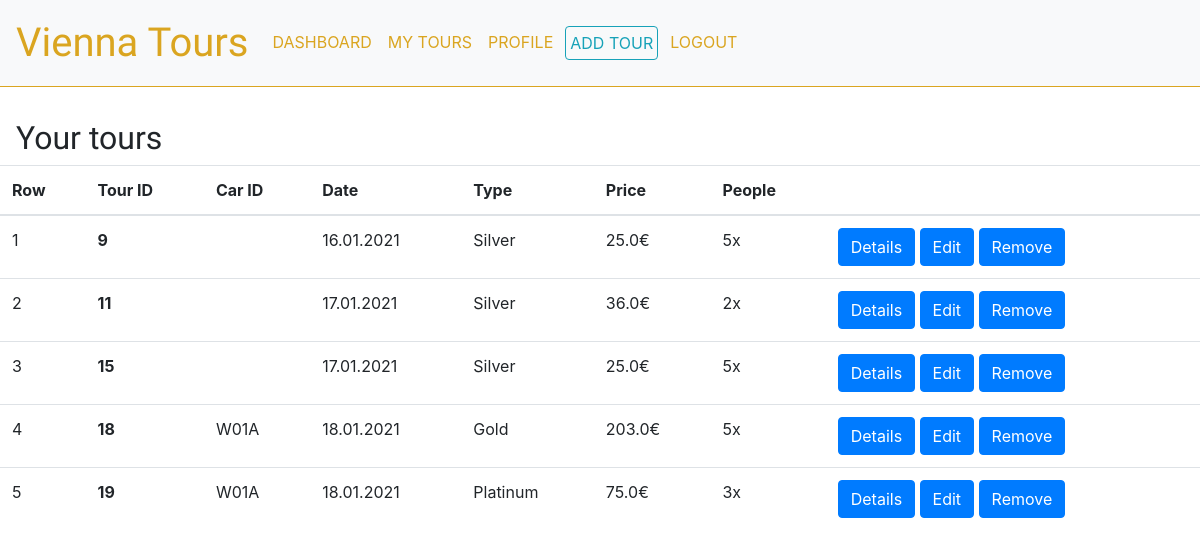
Before: /users/tours/ (signed in) with the older database file.
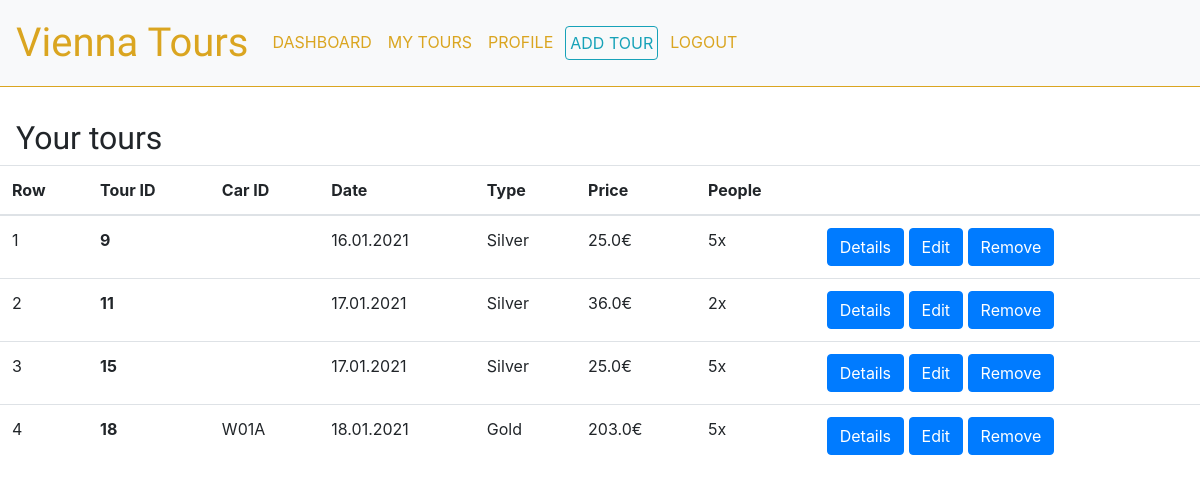
After: the same page with the newer database file.
### supervisor/models.py (models this page shows, shortened)
class Tour(models.Model):
    TOUR_CHOICES = (('Silver', 'Silver'), ('Gold', 'Gold'), ('Platinum', 'Platinum'))
    driverID = models.ForeignKey(User, null=True, on_delete=models.SET_NULL)  #TODO change to something else. If User is deleted, delete tours?
    carID = models.ForeignKey(Car, null=True, on_delete=models.SET_NULL) #TODO change to something else
    date = models.DateTimeField(default=timezone.now)
    duration = models.FloatField()
    tourType = models.CharField(max_length=20, choices=TOUR_CHOICES, default='Silver')
    people = models.IntegerField()
    price = models.FloatField()

class Car(models.Model):
    plate = models.CharField(max_length=4, unique=True)
    photoOption = models.ImageField(default='car-black.jpg', upload_to='cars_pics/')

### users/views.py (the view)
# urls.py: path('tours/', TourListsView.as_view(), name='user-tours'),
class TourListsView(ListView):
    model = Tour
    template_name = 'users/tours_list.html'
    context_object_name = 'tours'
    ordering = ['-date']
    def get_queryset(self):
        return Tour.objects.filter(driverID=self.request.user)

### users/templates/users/tours_list.html
{% extends "nav-user.html" %}
{% block content %}
<div class="table-header">
    <h2>Your tours</h2>
</div>
<div class="table-responsive">
<table class="table">
    <thead>
        <tr>
            <th scope="col">Row</th>
            <th scope="col">Tour ID</th>
            <th scope="col">Car ID</th>
            <th scope="col">Date</th>
            <th scope="col">Type</th>
            <th scope="col">Price</th>
            <th scope="col">People</th>
            <th scope="col"></th>
        </tr>
        </thead>
        <tbody>
    {% for tour in tours %}
    <tr>
        <td>{{forloop.counter}}</td>
        <th scope="row">{{ tour.id }}</th>
        <td>{{ tour.carID.plate  }}</td>
        <td>{{ tour.date|date:"d.m.Y" }}</td>
        <td>{{ tour.tourType }}</td>
        <td>{{ tour.price }}€</td>
        <td>{{ tour.people }}x</td>
        <td>
            <a class="btn btn-primary" href="{% url 'tour-detail' tour.id %}">Details</a>
            <a class="btn btn-primary" href="{% url 'tour-update' tour.id %}">Edit</a>
            <a class="btn btn-primary" href="{% url 'tour-delete' tour.id %}">Remove</a>
        </td>
    </tr>
    {% endfor %}
</tbody>
</table>
</div>
{% endblock content %}

Changed rows visible on the page:
removed Tour: id "19", carID.plate "W01A", date "18.01.2021", tourType "Platinum", price "75.0", people "3"
